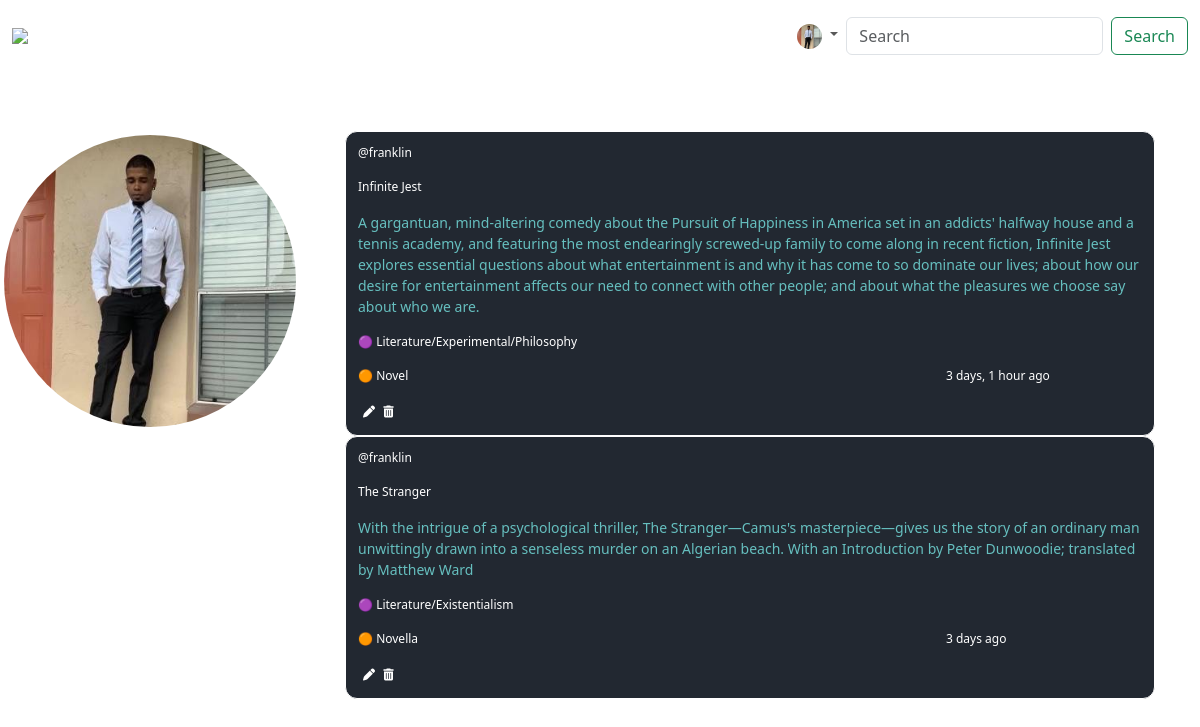
/profile/1/ (signed in), run on the app's committed database.
### lithubs/models.py (models this page shows)
class Repository(models.Model):
    user = models.ForeignKey(User, on_delete = models.CASCADE)
    title = models.CharField(max_length = 200)
    synopsis = models.TextField()
    genre = models.CharField(max_length = 200)
    form = models.CharField(max_length = 200)
    body = models.TextField()
    updated = models.DateTimeField(auto_now = True)
    created = models.DateTimeField(auto_now_add = True)
    class Meta:
        verbose_name_plural = 'repositories'
        ordering = ['-updated', '-created']
    def __str__(self):
        return self.title

### lithubs/views.py (the view)
# urls.py: path('profile/<str:pk>/', views.profile, name = 'profile'),
def profile(request, pk):
    user = User.objects.get(id = pk)
    repos = user.repository_set.all()[:6]
    context = {'user': user, 'repos': repos}
    print(context)
    return render(request, 'lithubs/profile.html', context)

### lithubs/templates/lithubs/profile.html
{% extends 'lithubs/main.html' %}
{% load static %}
{% block content %}
<div class="profile-wrapper">
	<div class="profile-img-wrapper">
	  <img class="profile-img" src="{% static 'lithubs/img/franklin.jpg' %}" alt="avatar">
	  <h1 class="profile-name">{{ user.username }}</h1>
	</div>
	{% include 'lithubs/repository_feed_component.html' %}
</div>
{% endblock content %}

### lithubs/templates/lithubs/repository_feed_component.html
{% load static %}
	<div style="width: 90%; margin:0 auto;"class="">
		{% for repo in repos %}
		<div class="feed-repo-container">
			<p>@{{ repo.user }}</p>
			<p>{{ repo.title }}</p>
			<p id="repository-feed-synopsis">{{ repo.synopsis }}</p>
			<p>🟣 {{ repo.genre }}</p>
			<div class="profile-repo-form-created-grid">
				<div>
					<p>🟠 {{ repo.form }}</p>
					{% if request.user == repo.user %}
					<a href="{% url 'lithubs:update-repository' repo.id %}"><i style="color:white; padding: 5px;"class="fa fa-pen"></i></a>
					<a href="{% url 'lithubs:delete-repository' repo.id %}"><i style="color:white" class="fa fa-trash fa-1x"></i></a>
					{% endif %}
				</div>
				<div>
					<p>{{ repo.created|timesince }} ago</p>
				</div>
			</div>
		</div>
		{% endfor %}
	</div>

### lithubs/static/lithubs/css/styles.css (style rules this page uses)
:root { --primary-color: #222831; --secondary-color: #66bfbf; --azure: #ffffff; }
.profile-wrapper { margin-top: 5%; display: grid; grid-template-columns: 1fr 3fr; }
.profile-img { display: block; margin: 0 auto; width: 300px; height: 300px; border-radius: 50%; border: 4px solid white; }
.profile-repo-form-created-grid { display: grid; grid-template-columns: 3fr 1fr; }
.feed-repo-container { background-color: var(--primary-color); border: 1px solid white; border-radius: 12px; padding: 12px; font-size: 12px; color: white; }
.profile-name { color: white; text-align: center; font-size: 22px; }
#repository-feed-synopsis { color: var(--secondary-color); font-size: 14px; }

### data on the page
Repository: user "franklin", title "Infinite Jest", synopsis "A gargantuan, mind-altering comedy about the Pursuit of Happiness in America set in an addicts' halfway house and a tennis academy, and featuring the most endearingly screwed-up family to come along in recent fiction, Infinite Jest explores essential questions about what entertainment is and why it has come to so dominate our lives; about how our desire for entertainment affects our need to connect with other people; and about what the pleasures we choose say about who we are.", genre "Literature/Experimental/Philosophy", form "Novel", created "3 days, 1 hour"
Repository: user "franklin", title "The Stranger", synopsis "With the intrigue of a psychological thriller, The Stranger—Camus's masterpiece—gives us the story of an ordinary man unwittingly drawn into a senseless murder on an Algerian beach. With an Introduction by Peter Dunwoodie; translated by Matthew Ward", genre "Literature/Existentialism", form "Novella", created "3 days"
